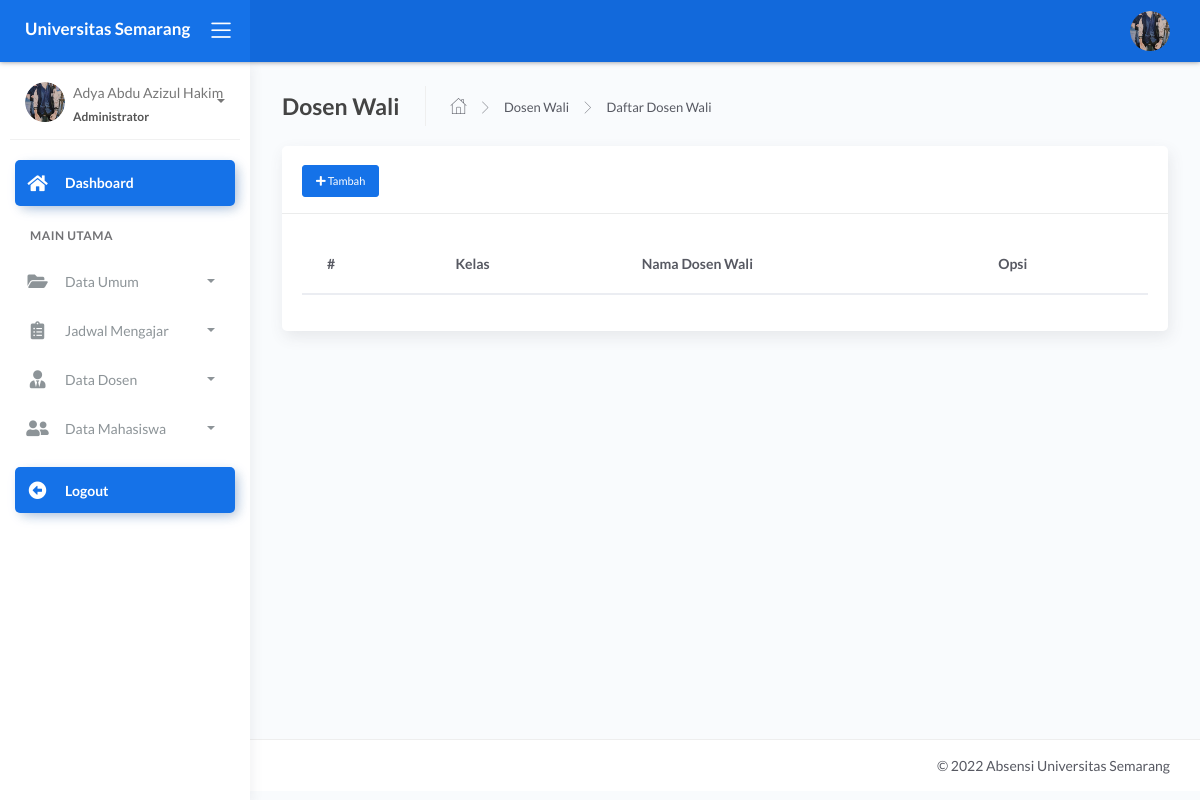
/admin/dashboard.php?page=doswal (signed in), run on an earlier commit of the app's database.
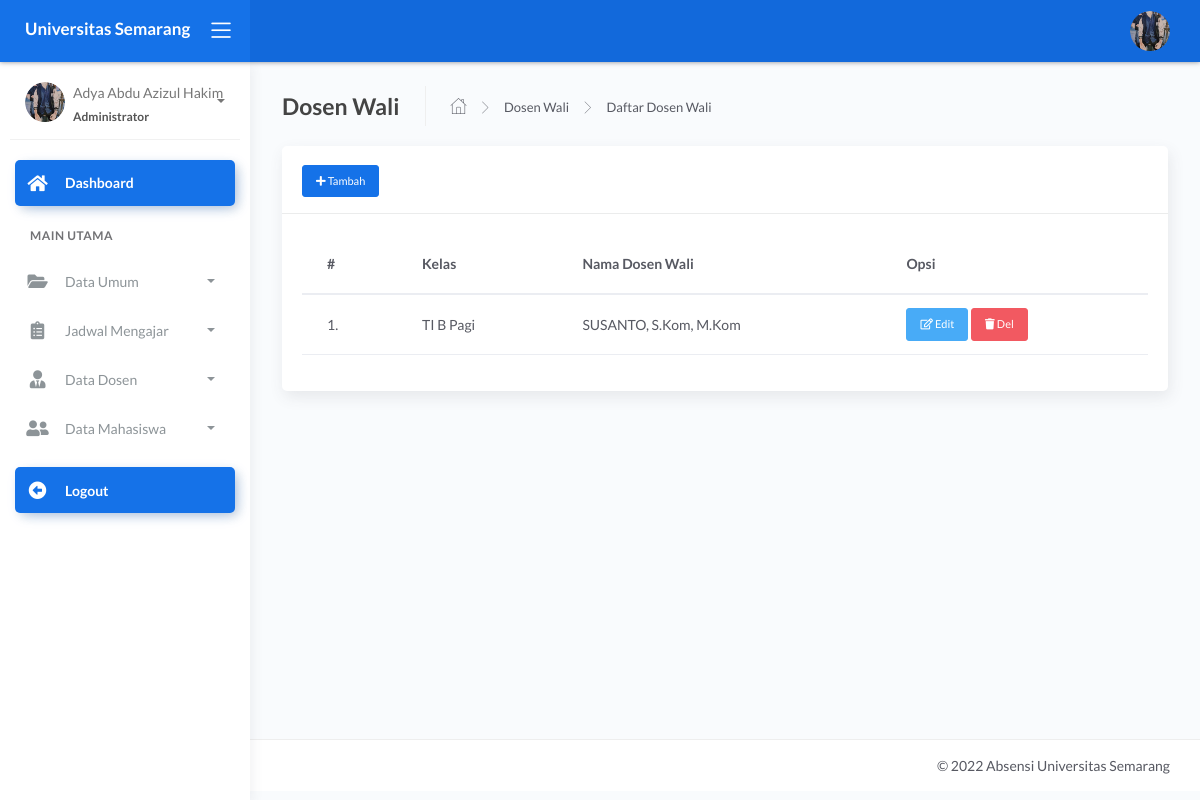
And on a later commit of the database.
### tables this page shows
CREATE TABLE `tb_dosenwali` (
  `id_dosenwali` int(11) NOT NULL,
  `id_dosen` int(11) NOT NULL,
  `id_mkelas` int(11) NOT NULL
);

CREATE TABLE `tb_mkelas` (
  `id_mkelas` int(11) NOT NULL,
  `kd_kelas` varchar(40) NOT NULL,
  `nama_kelas` varchar(40) NOT NULL
);

CREATE TABLE `tb_dosen` (
  `id_dosen` int(11) NOT NULL,
  `nidn` varchar(15) NOT NULL,
  `nama_dosen` varchar(120) NOT NULL,
  `email` varchar(65) NOT NULL,
  `password` varchar(100) NOT NULL,
  `foto` varchar(255) NOT NULL,
  `status` varchar(5) NOT NULL
);

### admin/modul/doswal/data.php (the view, shortened to what this page needs)
<div class="page-inner">
    <div class="page-header">
        <h4 class="page-title">Dosen Wali</h4>
        <ul class="breadcrumbs">
            <li class="nav-home">
                <a href="#">
                    <i class="flaticon-home"></i>
                </a>
            </li>
            <li class="separator">
                <i class="flaticon-right-arrow"></i>
            </li>
            <li class="nav-item">
                <a href="#">Dosen Wali</a>
            </li>
            <li class="separator">
                <i class="flaticon-right-arrow"></i>
            </li>
            <li class="nav-item">
                <a href="#">Daftar Dosen Wali</a>
            </li>
        </ul>
    </div>
    <div class="row">
        <div class="col-md-12">
            <div class="card">
                <div class="card-header">
                    <div class="card-title">
                        <a href="" class="btn btn-primary text-white btn-sm" data-toggle="modal" data-target="#myModal"><i class="fa fa-plus"></i> Tambah</a>
                    </div>
                </div>
                <div class="card-body">
                    <table class="table table-hover table-sm">
                        <thead>
                            <tr>
                                <th>#</th>
                                <th>Kelas</th>
                                <th>Nama Dosen Wali</th>
                                <th>Opsi</th>
                            </tr>
                        </thead>
                        <tbody>
                            <?php
                            $no = 1;
                            $kelas = mysqli_query($con, "SELECT * FROM tb_dosenwali INNER JOIN tb_dosen ON tb_dosenwali.id_dosen=tb_dosen.id_dosen INNER JOIN tb_mkelas ON tb_dosenwali.id_mkelas=tb_mkelas.id_mkelas ORDER BY tb_dosenwali.id_mkelas DESC");
                            foreach ($kelas as $k) { ?>
                                <tr>
                                    <td><?= $no++; ?>.</td>
                                    <td><?= $k['nama_kelas']; ?></td>
                                    <td><?= $k['nama_dosen']; ?></td>
                                    <td>
                                        <a href="" class="btn btn-info btn-sm" data-toggle="modal" data-target="#edit<?= $k['id_dosenwali'] ?>"><i class="far fa-edit"></i> Edit</a>
                                        <a class="btn btn-danger btn-sm" onclick="return confirm('Yakin Hapus Data ??')" href="?page=master&act=delwakel&id=<?= $k['id_dosenwali'] ?>"><i class="fas fa-trash"></i> Del</a>
                                    </td>
                                </tr>
                            <?php } ?>
                        </tbody>
                    </table>
                </div>
            </div>
        </div>
    </div>
</div>

What changed in the data, as far as the page shows it:
added tb_dosenwali: id_mkelas.nama_kelas "TI B Pagi", id_dosen.nama_dosen "SUSANTO, S.Kom, M.Kom"
